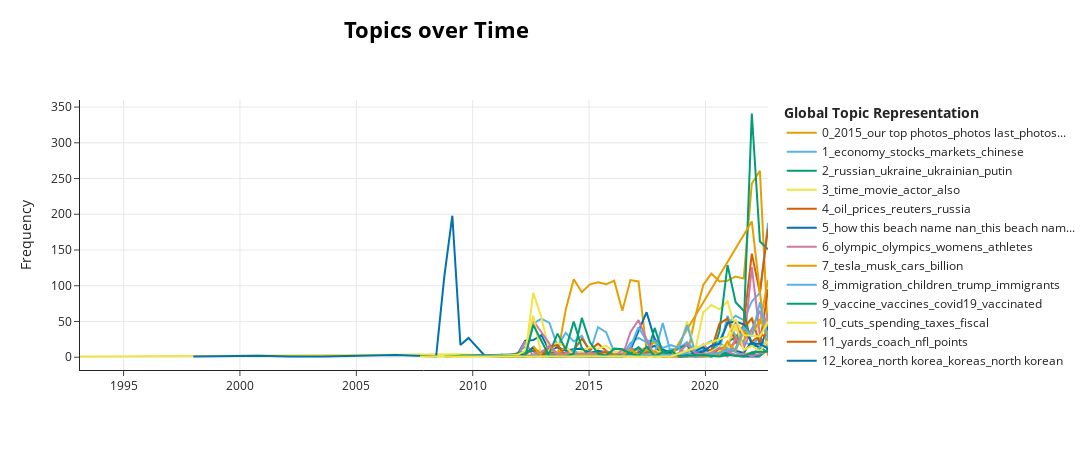

Notebook code for this chart:
### Code cell
topics_all_corpus_over_time_fig = topic_model_all_corpus.visualize_topics_over_time(topics_all_corpus_over_time)
topics_all_corpus_over_time_fig.show()
